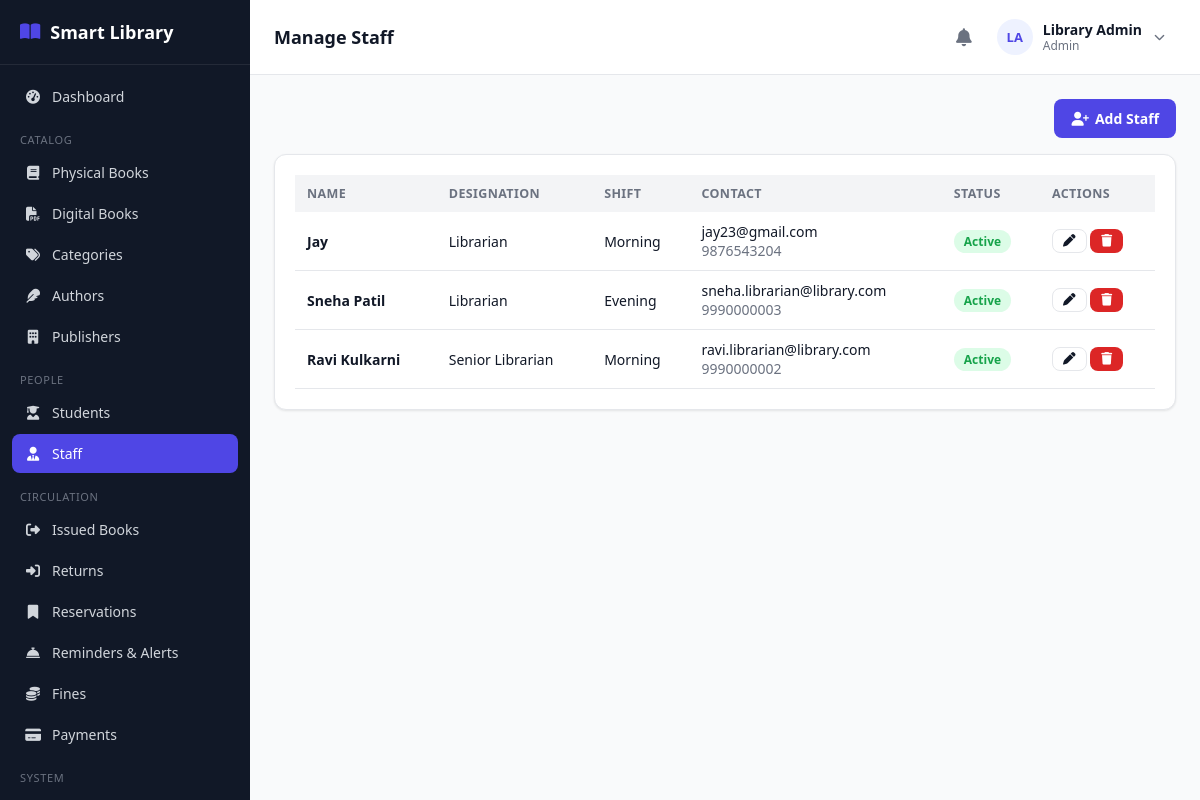
The page /admin/staff.php (signed in) on the database its author committed.
### tables this page shows
CREATE TABLE staff (
    id INT AUTO_INCREMENT PRIMARY KEY,
    user_id INT NOT NULL,
    designation VARCHAR(100) DEFAULT 'Librarian',
    shift VARCHAR(50) DEFAULT NULL,
    joining_date DATE DEFAULT NULL,
    created_at TIMESTAMP DEFAULT CURRENT_TIMESTAMP,
    FOREIGN KEY (user_id) REFERENCES users(id) ON DELETE CASCADE
);

CREATE TABLE users (
    id INT AUTO_INCREMENT PRIMARY KEY,
    name VARCHAR(120) NOT NULL,
    email VARCHAR(150) NOT NULL UNIQUE,
    password VARCHAR(255) NOT NULL,
    role ENUM('admin','librarian','student') NOT NULL,
    phone VARCHAR(20) DEFAULT NULL,
    photo VARCHAR(255) DEFAULT NULL,
    status ENUM('active','inactive') NOT NULL DEFAULT 'active',
    reset_token VARCHAR(255) DEFAULT NULL,
    reset_expires DATETIME DEFAULT NULL,
    created_at TIMESTAMP DEFAULT CURRENT_TIMESTAMP,
    updated_at TIMESTAMP DEFAULT CURRENT_TIMESTAMP ON UPDATE CURRENT_TIMESTAMP
);

### admin/staff.php (the view, shortened to what this page needs)
<?php
require_once __DIR__ . '/../includes/functions.php';
require_once __DIR__ . '/../includes/auth-check.php';
$staff = $pdo->query("SELECT st.*, u.name, u.email, u.phone, u.status FROM staff st JOIN users u ON u.id=st.user_id ORDER BY st.id DESC")->fetchAll();
include __DIR__ . '/../includes/header.php';
?>
<div class="table-toolbar">
    <a href="staff.php?action=add" class="btn btn-primary"><i class="fa-solid fa-user-plus"></i> Add Staff</a>
</div>
<div class="card">
    <?php if (!$staff): ?>
        <div class="empty-state"><i class="fa-solid fa-user-tie"></i>No staff members yet.</div>
    <?php else: ?>
    <div class="table-wrap">
        <table class="data-table">
            <thead><tr><th>Name</th><th>Designation</th><th>Shift</th><th>Contact</th><th>Status</th><th>Actions</th></tr></thead>
            <tbody>
            <?php foreach ($staff as $s): ?>
                <tr>
                    <td><strong><?= e($s['name']) ?></strong></td>
                    <td><?= e($s['designation']) ?></td>
                    <td><?= e($s['shift']) ?></td>
                    <td><?= e($s['email']) ?><br><span class="text-muted"><?= e($s['phone']) ?></span></td>
                    <td><?= statusBadge($s['status']) ?></td>
                    <td>
                        <a class="btn btn-sm btn-outline" href="staff.php?edit=<?= $s['id'] ?>"><i class="fa-solid fa-pen"></i></a>
                        <form method="POST" style="display:inline;" data-confirm="Remove this staff member?">
                            <button class="btn btn-sm btn-danger" type="submit"><i class="fa-solid fa-trash"></i></button>
                        </form>
                    </td>
                </tr>
            <?php endforeach; ?>
            </tbody>
        </table>
    </div>
    <?php endif; ?>
</div>
<?php include __DIR__ . '/../includes/footer.php'; ?>

### includes/functions.php (shortened to what this page needs)
<?php
function e($value) {
    return htmlspecialchars($value ?? '', ENT_QUOTES, 'UTF-8');
}
function statusBadge($status) {
    $colors = [
        'active' => 'badge-green', 'available' => 'badge-green', 'paid' => 'badge-green',
        'returned' => 'badge-green', 'completed' => 'badge-green', 'approved' => 'badge-green', 'ready' => 'badge-green',
        'issued' => 'badge-blue', 'pending' => 'badge-yellow',
        'overdue' => 'badge-red', 'inactive' => 'badge-gray', 'cancelled' => 'badge-gray',
        'expired' => 'badge-gray', 'lost' => 'badge-red', 'damaged' => 'badge-red', 'waived' => 'badge-gray',
    ];
    $class = $colors[$status] ?? 'badge-gray';
    return '<span class="badge ' . $class . '">' . e(ucfirst($status)) . '</span>';
}

### assets/css/style.css (style rules this page uses)
:root { --primary: #4f46e5; --primary-dark: #4338ca; --primary-light: #eef2ff; --success: #16a34a; --success-light: #dcfce7; --warning: #ca8a04; --warning-light: #fef9c3; --danger: #dc2626; --danger-light: #fee2e2; --gray: #6b7280; --gray-light: #f3f4f6; --border: #e5e7eb; --text: #111827; --text-muted: #6b7280; --bg: #f9fafb; --white: #ffffff; --sidebar-w: 250px; --radius: 12px; --shadow: 0 1px 3px rgba(0,0,0,0.06), 0 1px 2px rgba(0,0,0,0.04); }
* { box-sizing: border-box; }
body { margin: 0; font-family: 'Segoe UI', system-ui, -apple-system, Roboto, sans-serif; background: var(--bg); color: var(--text); font-size: 15px; }
a { color: var(--primary); text-decoration: none; }
.card { background: var(--white); border: 1px solid var(--border); border-radius: var(--radius); box-shadow: var(--shadow); padding: 20px; }
.btn { display: inline-flex; align-items: center; gap: 6px; padding: 9px 16px; border-radius: 8px; border: 1px solid transparent; font-size: 14px; font-weight: 600; cursor: pointer; text-decoration: none; }
.btn-primary { background: var(--primary); color: #fff; }
.btn-outline { background: #fff; border-color: var(--border); color: var(--text); }
.btn-danger { background: var(--danger); color: #fff; }
.btn-sm { padding: 5px 10px; font-size: 12.5px; }
.table-wrap { overflow-x: auto; }
table.data-table { width: 100%; border-collapse: collapse; font-size: 14px; }
.data-table th { text-align: left; padding: 10px 12px; background: var(--gray-light); font-weight: 700; font-size: 12.5px; text-transform: uppercase; letter-spacing: 0.03em; color: var(--text-muted); white-space: nowrap; }
.data-table td { padding: 10px 12px; border-bottom: 1px solid var(--border); vertical-align: middle; }
.table-toolbar { display: flex; justify-content: space-between; align-items: center; margin-bottom: 16px; gap: 12px; flex-wrap: wrap; }
.badge { padding: 3px 10px; border-radius: 999px; font-size: 12px; font-weight: 700; display: inline-block; }
.badge-green { background: var(--success-light); color: var(--success); }
.text-muted { color: var(--text-muted); }

### rows shown on the page
staff: user.name "Jay", designation "Librarian", shift "Morning", user.email "jay23@gmail.com", user.phone "9876543204", user.status "Active"
staff: user.name "Sneha Patil", designation "Librarian", shift "Evening", user.email "sneha.librarian@library.com", user.phone "9990000003", user.status "Active"
staff: user.name "Ravi Kulkarni", designation "Senior Librarian", shift "Morning", user.email "ravi.librarian@library.com", user.phone "9990000002", user.status "Active"

### other values the page prints
$label "Dashboard"
$item['_section'] "CATALOG"
$label "Physical Books"
$label "Digital Books"
$label "Categories"
$label "Authors"
$label "Publishers"
$item['_section'] "PEOPLE"
$label "Students"
$label "Staff"
$item['_section'] "CIRCULATION"
$label "Issued Books"
$label "Returns"
$label "Reservations"
$label "Reminders & Alerts"
